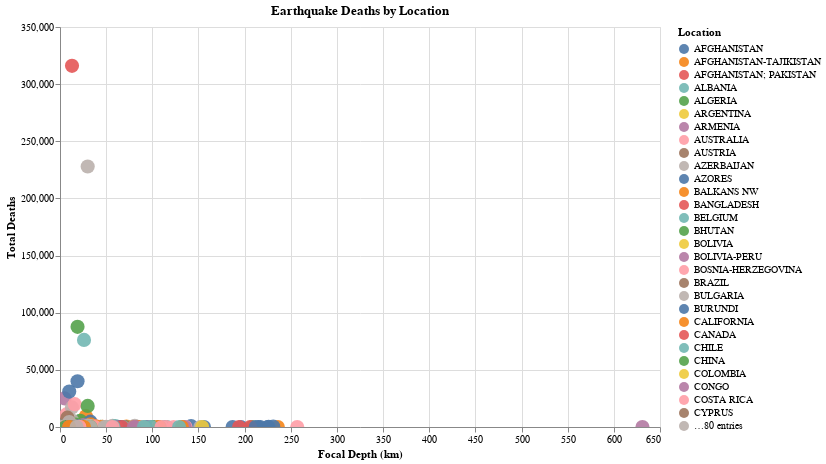

Here is the notebook cell this chart was saved with:
### Code cell
alt.Chart(noaa_depth_death).mark_circle(filled=True, 
                                size=200, 
                                opacity=0.9, 
                                color='tableau20').encode(
    x=alt.X('Focal Depth (km)', title='Focal Depth (km)'),
    y=alt.Y('Total Deaths', title='Total Deaths'),
    color=alt.Color('Location', legend=alt.Legend(title='Location')),
    tooltip=['Location', 'Focal Depth (km)', 'Total Deaths']
).configure_axis(
    tickCount=10
).properties(
    title='Earthquake Deaths by Location',
    width=600,
    height=400
).interactive()

### Figure 1 — Vega-Lite specification as saved in the notebook (floating-point values rounded to 4 significant figures; data arrays with more than 128 entries replaced by an {"elided": "..."} marker saying what was removed)
{"config": {"view": {"continuousWidth": 400, "continuousHeight": 300}, "axis": {"tickCount": 10}}, "data": {"name": "data-07db896e2b76145541c78b5f93dfa2ed"}, "mark": {"type": "circle", "color": "tableau20", "filled": true, "opacity": 0.9, "size": 200}, "encoding": {"color": {"type": "nominal", "field": "Location", "legend": {"title": "Location"}}, "tooltip": [{"type": "nominal", "field": "Location"}, {"type": "quantitative", "field": "Focal Depth (km)"}, {"type": "quantitative", "field": "Total Deaths"}], "x": {"type": "quantitative", "field": "Focal Depth (km)", "title": "Focal Depth (km)"}, "y": {"type": "quantitative", "field": "Total Deaths", "title": "Total Deaths"}}, "height": 400, "selection": {"selector006": {"type": "interval", "bind": "scales", "encodings": ["x", "y"]}}, "title": "Earthquake Deaths by Location", "width": 600, "$schema": "https://vega.github.io/schema/vega-lite/v4.8.1.json", "datasets": {"data-07db896e2b76145541c78b5f93dfa2ed": {"elided": "814 records"}}}
